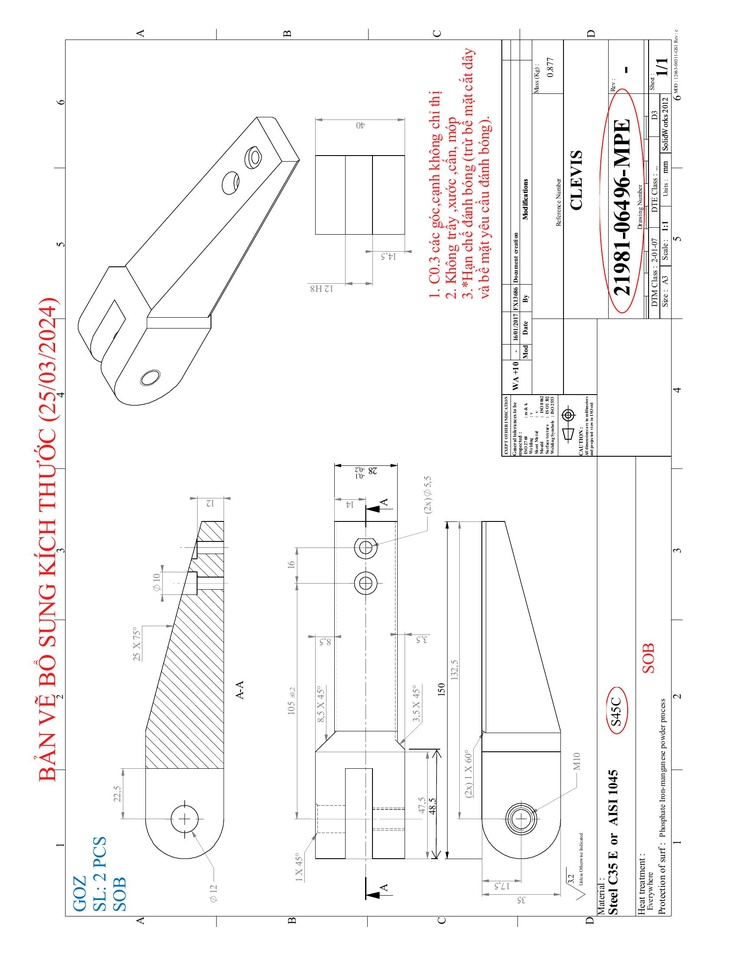
#> input picture uploads/converted_image_0.jpg, 738 x 956 px, shrunk from 1700 x 2200 before the run
$ python -i cv.py   (imports and definitions only)
#> lines starting #> are read from the running program, lines starting #| are printed output that depends on the picture; after the words box and inside, x2 and y2 are one past the last pixel; in counts of white or black regions, pixels touching at a corner belong together
#> further down, picture is the input picture: shape (956, 738, 3); mean B, G, R 247.1, 247, 248
import numpy as np
import cv2
import base64

def decode_base64_to_image(base64_string):
    image_data = base64.b64decode(base64_string)
    np_arr = np.frombuffer(image_data, np.uint8)
    image = cv2.imdecode(np_arr, cv2.IMREAD_COLOR)

    return image


def process_image(image):
    gray_image = 255 - cv2.cvtColor(image, cv2.COLOR_BGR2GRAY)
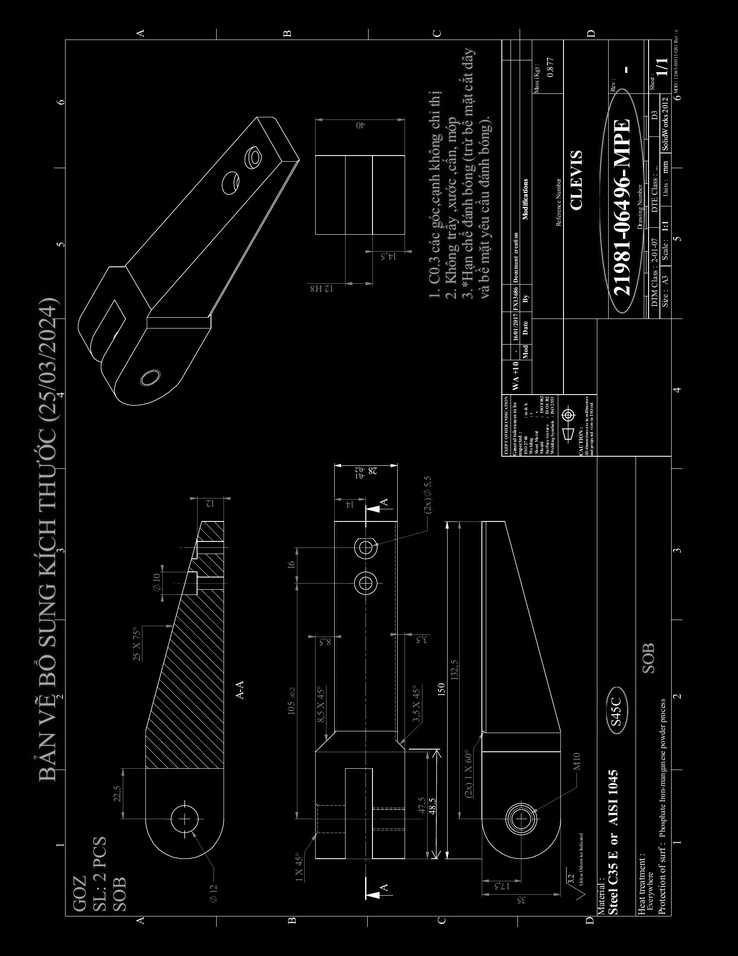
#> gray_image: shape (956, 738); min 0, max 255, mean 7.7

    _, binary_image = cv2.threshold(gray_image, 112, 255, cv2.THRESH_BINARY)
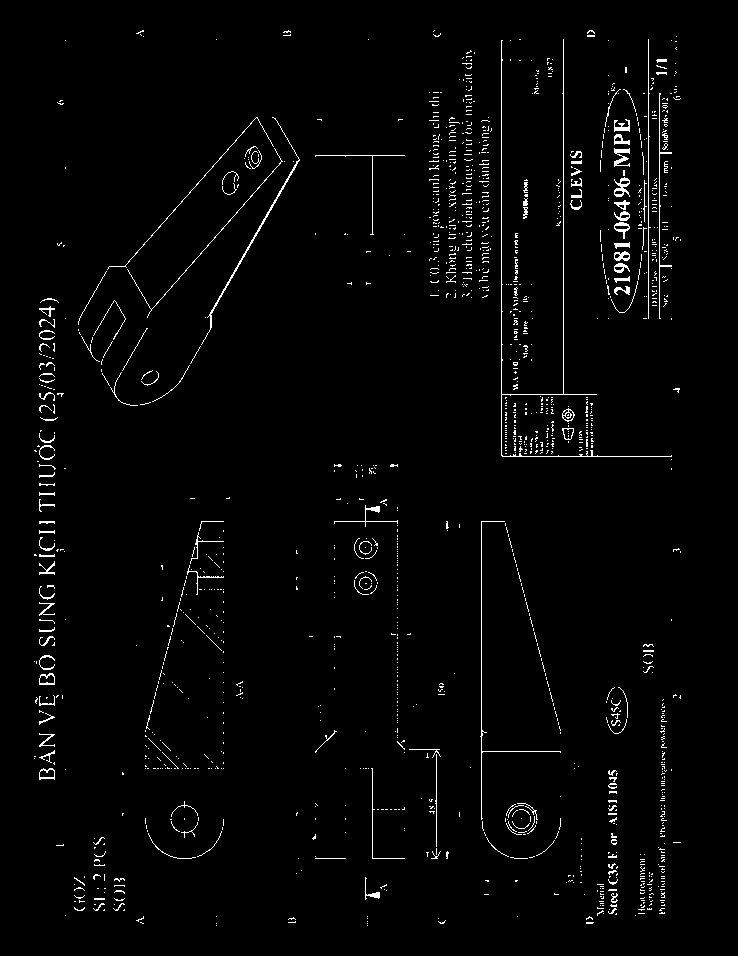
#> binary_image: shape (956, 738); 2.1% white in thin lines or dots, all inside (x1, y1, x2, y2) = (34, 30, 681, 926)

    contours, hierarchy = cv2.findContours(binary_image, cv2.RETR_CCOMP, cv2.CHAIN_APPROX_SIMPLE)
#> contours = 1560 contours, 1512 with area under 20; largest, box (x1, y1, x2, y2) and area: (201, 117, 300, 345) 218, (614, 177, 630, 197) 156, (39, 673, 55, 685) 145, (39, 768, 55, 780) 136, (614, 222, 630, 239) 116

    heights = [cv2.boundingRect(cnt)[3] for cnt in contours]
#> heights = 1560 values, max 418 at index 1546, min 1 at index 0, mean 4.6
    max_height = max(heights)
#> max_height = 418
    median_height = np.median(heights)
#> median_height = 2

    max_height_threshold = median_height
#> max_height_threshold = 2

    blank_image = np.zeros_like(gray_image)

    for i in range(len(contours)):
        cnt = contours[i]
        _, _, w, h = cv2.boundingRect(cnt)

        if max_height_threshold / max_height < 0.55:
            if h < max_height_threshold + 4 :
                cv2.drawContours(blank_image, contours, i, (255, 255, 255), 2)
        else:
            blank_image = gray_image
#> this loop made 1560 passes
#> (w, h) on passes 6, 9, 12: (4, 2), (8, 4), (8, 3)
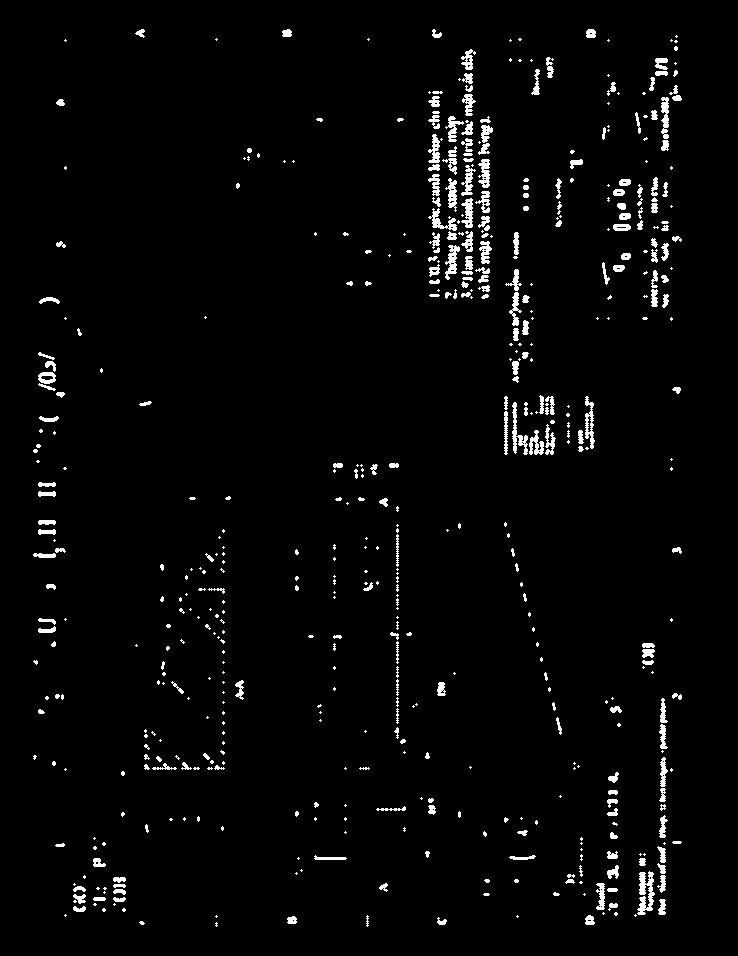
#> blank_image: shape (956, 738); 2.7% white; 550 white regions (301 under 20 px), largest, box (x1, y1, x2, y2) and area: (637, 871, 655, 915) 435, (512, 402, 528, 455) 298, (585, 396, 595, 449) 262
    # debug
    # cv2.imshow("blank_image", blank_image)
    # cv2.waitKey(0)
    return blank_image

>>> import cv2
>>> picture = cv2.imread('../uploads/converted_image_0.jpg')
>>> result = process_image(picture)
